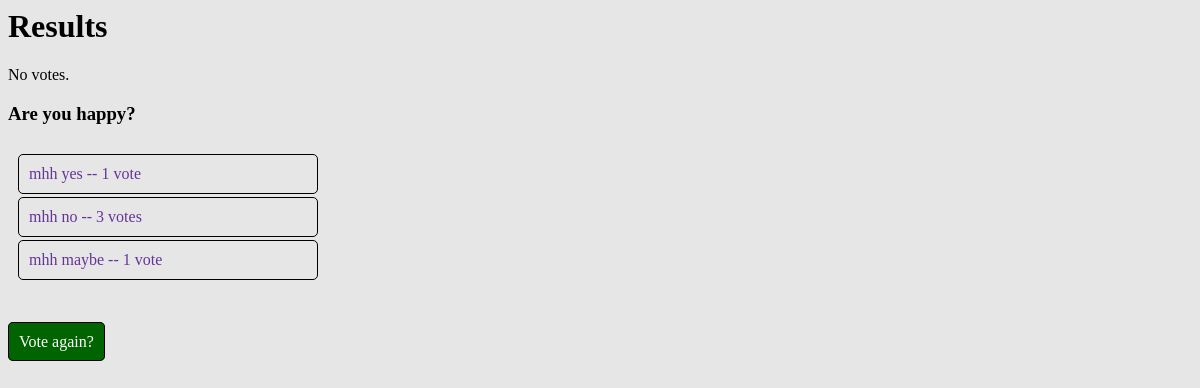
Before: /polls/2/results/ with the older database file.
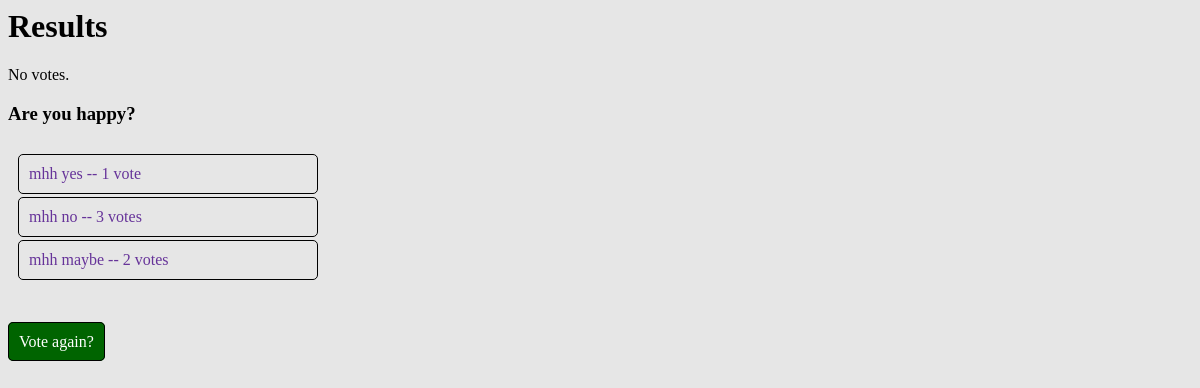
After: the same page with the newer database file.
### polls/models.py (models this page shows, shortened)
class Choice(models.Model):
    question = models.ForeignKey(Question, on_delete=models.CASCADE)
    choice_text = models.CharField(max_length=200)
    votes = models.IntegerField(default=0)

### polls/views.py (the view)
# urls.py: path('<int:pk>/results/', views.ResultsView.as_view(), name='results'),
class ResultsView(generic.DetailView):
    model = Question
    template_name = "polls/results.html"
    def get_queryset(self):
        return Question.objects.filter(pub_date__lte=timezone.now())

### polls/templates/polls/results.html
{% load static %}
<link rel="stylesheet" href="{% static 'polls/results.css' %}">
<link rel="stylesheet" href="{% static 'polls/styles.css' %}">
<h1>Results</h1>
{% if total_votes %}
<div>
    <p>total votes is : {{ total_votes.votes__sum }}</p>
    <a href="{% url 'polls:detail' question_id %}">
        <span>Go Back</span>
    </a>
</div>
{% else %}
<p>No votes.</p>
{% endif %}
<h3>{{ question.question_text }}</h3>
<ul>
{% for choice in question.choice_set.all %}
    <li>{{ choice.choice_text }} -- {{ choice.votes }} vote{{ choice.votes|pluralize }}</li>
{% endfor %}
</ul>
<a href="{% url 'polls:detail' question.id %}">Vote again?</a>

Changed rows visible on the page:
changed Choice "mhh maybe": votes "1" → "2"
